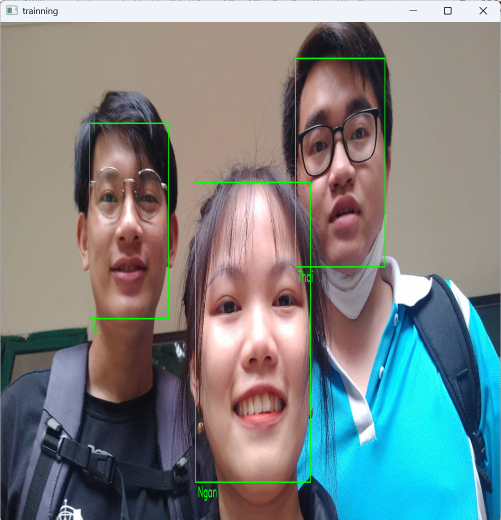
#> input picture face.png, 1002 x 1039 px (shown at 1/2 size)
$ python -i edge.py   (imports and definitions only)
#> lines starting #> are read from the running program, lines starting #| are printed output that depends on the picture
### ns.py

import cv2

def remove_noisy(filename):
#> called with filename = 'face.png'
    img = cv2.imread(filename)
#> img is the input picture: shape (1039, 1002, 3); mean B, G, R 129.8, 130, 122.9
    median = cv2.medianBlur(img,5)
    return median

### edge.py
import cv2
from ns import remove_noisy
def edge_detection(filename):
    img = remove_noisy(filename)
    img_gray = cv2.cvtColor(img, cv2.COLOR_BGR2GRAY)
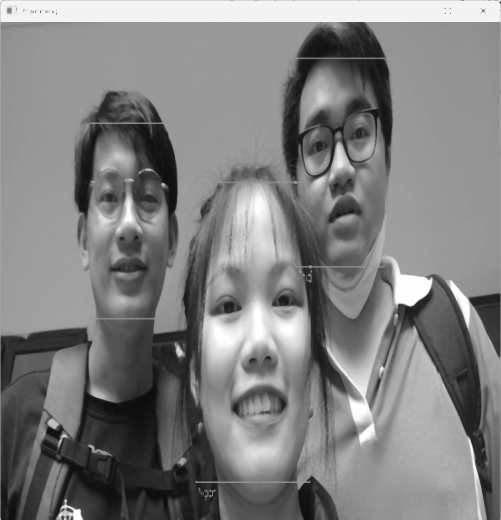
#> img_gray: shape (1039, 1002) (shown at 1/2 size); min 13, max 255, mean 127.7
    img_blur = cv2.GaussianBlur(img_gray, (3,3), 0)
    edges = cv2.Canny(image=img_blur, threshold1=100, threshold2=200)
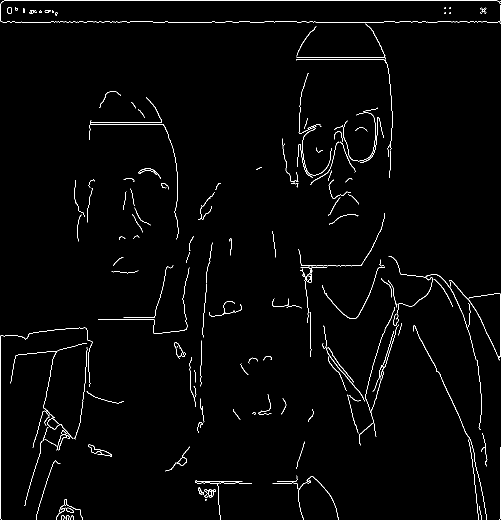
#> edges: shape (1039, 1002) (shown at 1/2 size); 1.6% white in thin lines or dots
    cv2.imshow('Edge Detection', cv2.resize(edges,(1000,1000)))
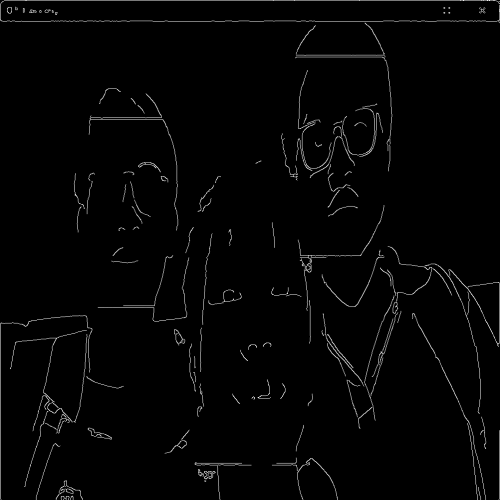
#> window 'Edge Detection': shape (1000, 1000) (shown at 1/2 size); min 0, max 255, mean 4.1
    cv2.waitKey(0)
    cv2.destroyAllWindows()

>>> result = edge_detection('face.png')
